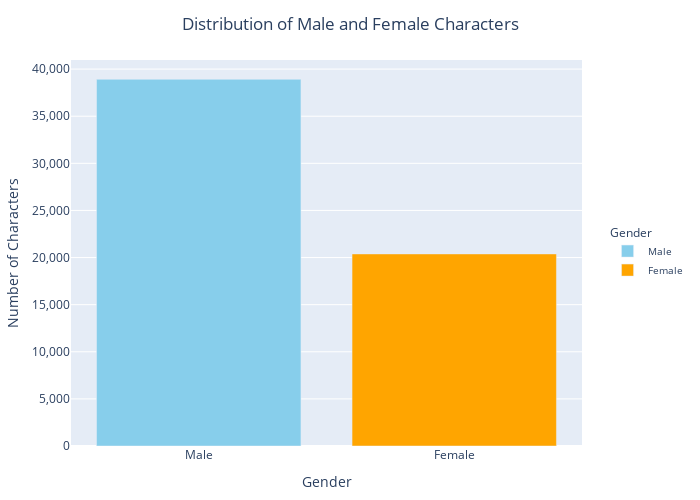

Source (notebook cell):
### Code cell
plot_interactive_gender_distribution(bollywood_data, 'actor_gender')

### Figure 1 — Plotly figure (JSON) as saved in the notebook; plotly's stock layout.template omitted (floating-point values rounded to 4 significant figures)
{"data": [{"marker": {"color": "skyblue"}, "name": "Male", "type": "bar", "x": ["Male"], "y": [38918]}, {"marker": {"color": "orange"}, "name": "Female", "type": "bar", "x": ["Female"], "y": [20384]}], "layout": {"barmode": "group", "height": 500, "legend": {"font": {"size": 10}, "title": {"text": "Gender"}, "x": 1.05, "y": 0.5}, "margin": {"b": 20, "l": 20, "r": 20, "t": 60}, "title": {"text": "Distribution of Male and Female Characters", "x": 0.5}, "width": 700, "xaxis": {"tickfont": {"size": 12}, "tickvals": ["Male", "Female"], "title": {"text": "Gender"}}, "yaxis": {"tickformat": ",", "title": {"standoff": 10, "text": "Number of Characters"}}}}
